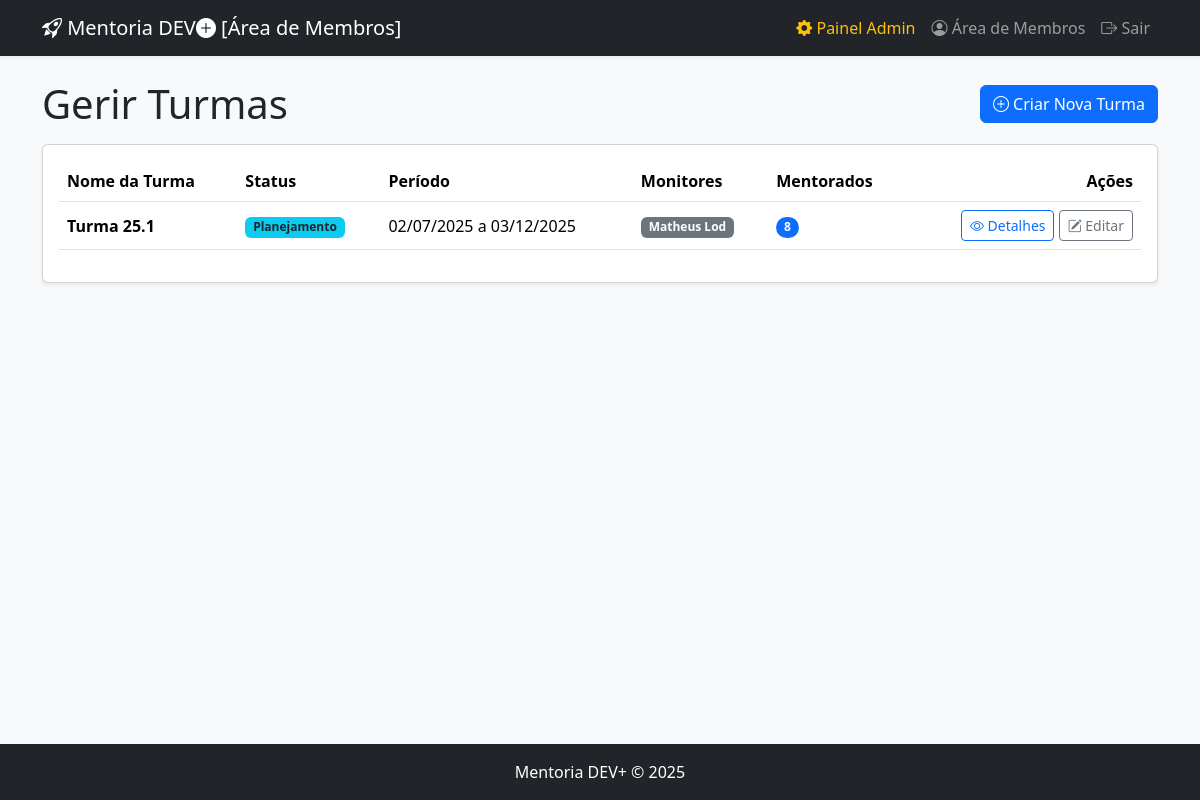
The app's page /admin/turmas (signed in) with its own data.
### api/index.py (models this page shows)
class Turmas(db.Model):
    __tablename__ = 'turmas'
    id = db.Column(db.Integer, primary_key=True)
    nome_turma = db.Column(db.String(100), nullable=False)
    descricao = db.Column(db.Text)
    data_inicio = db.Column(db.Date)
    data_fim = db.Column(db.Date)
    status = db.Column(db.String(50), default='Planejamento')
    mentorados = db.relationship('Registros', backref='turma', lazy='dynamic')
    encontros = db.relationship('Encontros', backref='turma', lazy=True, cascade="all, delete-orphan")
    monitores = db.relationship('Monitores', secondary=turma_monitores, lazy='subquery',
        back_populates='turmas')
    modulos = db.relationship('Modulos', secondary=turma_modulos, lazy='subquery',
        backref=db.backref('turmas', lazy=True))
    avisos = db.relationship('Avisos', backref='turma', lazy=True, cascade="all, delete-orphan")

class Monitores(db.Model):
    __tablename__ = 'monitores'
    id = db.Column(db.Integer, primary_key=True)
    nome = db.Column(db.String(100), nullable=False)
    email = db.Column(db.String(100), unique=True, nullable=False)
    whatsapp = db.Column(db.String(20))
    resumo = db.Column(db.Text)
    perfil = db.Column(db.String(100))
    turmas = db.relationship('Turmas', secondary=turma_monitores, lazy='subquery',
        back_populates='monitores')
    encontros_liderados = db.relationship('Encontros', backref='monitor', lazy=True)

### api/index.py (the view)
@app.route('/admin/turmas')
@admin_required
def admin_lista_turmas():
    turmas = Turmas.query.order_by(Turmas.data_inicio.desc()).all()
    return render_template('admin/lista_turmas.html', turmas=turmas)

### api/index.py (called while the page is built)
@login_manager.user_loader
def load_user(user_id):
    return Registros.query.get(int(user_id))

def admin_required(f):
    @wraps(f)
    def decorated_function(*args, **kwargs):
        if not current_user.is_authenticated or not current_user.is_admin:
            flash("Acesso não autorizado. Esta área é restrita para administradores.", "danger")
            return redirect(url_for('login'))
        return f(*args, **kwargs)
    return decorated_function

### templates/admin/lista_turmas.html (shortened to what this page needs)
{% extends "layout.html" %}
{% block content %}
<div class="d-flex justify-content-between align-items-center mb-3">
    <h1 class="mb-0">Gerir Turmas</h1>
    <a href="{{ url_for('admin_nova_turma') }}" class="btn btn-primary"><i class="bi bi-plus-circle"></i> Criar Nova Turma</a>
</div>
<div class="card shadow-sm">
    <div class="card-body">
        <div class="table-responsive">
            <table class="table table-hover align-middle">
                <thead>
                    <tr>
                        <th>Nome da Turma</th><th>Status</th><th>Período</th><th>Monitores</th><th>Mentorados</th><th class="text-end">Ações</th>
                    </tr>
                </thead>
                <tbody>
                    {% for turma in turmas %}
                    <tr>
                        <td><strong>{{ turma.nome_turma }}</strong></td>
                        <td><span class="badge bg-info text-dark">{{ turma.status }}</span></td>
                        <td>{{ turma.data_inicio.strftime('%d/%m/%Y') if turma.data_inicio else 'N/D' }} a {{ turma.data_fim.strftime('%d/%m/%Y') if turma.data_fim else 'N/D' }}</td>
                        <td>
                            {% for monitor in turma.monitores %}<span class="badge bg-secondary">{{ monitor.nome }}</span>{% else %}<span class="badge bg-light text-dark">Nenhum</span>{% endfor %}
                        </td>
                        <td><span class="badge bg-primary rounded-pill">{{ turma.mentorados.count() }}</span></td>
                        <td class="text-end">
                            <a href="{{ url_for('admin_detalhes_turma', id=turma.id) }}" class="btn btn-sm btn-outline-primary"><i class="bi bi-eye"></i> Detalhes</a>
                            <a href="{{ url_for('admin_editar_turma', id=turma.id) }}" class="btn btn-sm btn-outline-secondary"><i class="bi bi-pencil-square"></i> Editar</a>
                        </td>
                    </tr>
                    {% else %}
                    <tr><td colspan="6" class="text-center p-4">Nenhuma turma registada ainda.</td></tr>
                    {% endfor %}
                </tbody>
            </table>
        </div>
    </div>
</div>
{% endblock %}

### records on screen
Turmas: nome_turma "Turma 25.1", status "Planejamento", data_inicio "02/07/2025", data_fim "03/12/2025", mentorados.count "8"
Monitores: nome "Matheus Lod"
